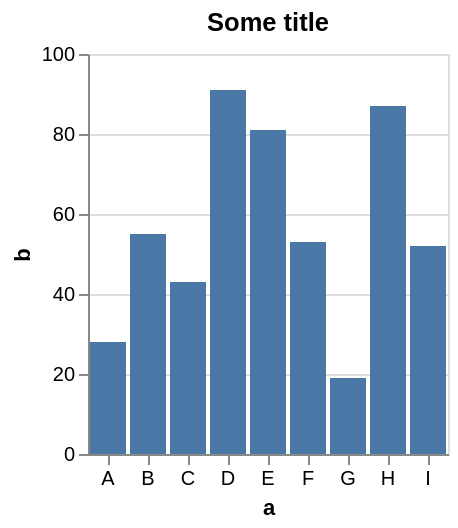

The Vega-Lite source for this figure:
### Vega specification from a JSON file in a GitHub repository (floating-point values rounded to 4 significant figures)
{"$schema": "https://vega.github.io/schema/vega/v5.json", "background": "white", "padding": 5, "height": 200, "title": {"text": "Some title", "frame": "group"}, "style": "cell", "data": [{"name": "source_0", "values": [{"a": "A", "b": 28}, {"a": "B", "b": 55}, {"a": "C", "b": 43}, {"a": "D", "b": 91}, {"a": "E", "b": 81}, {"a": "F", "b": 53}, {"a": "G", "b": 19}, {"a": "H", "b": 87}, {"a": "I", "b": 52}]}, {"name": "data_0", "source": "source_0", "transform": [{"type": "stack", "groupby": ["a"], "field": "b", "sort": {"field": [], "order": []}, "as": ["b_start", "b_end"], "offset": "zero"}, {"type": "filter", "expr": "isValid(datum[\"b\"]) && isFinite(+datum[\"b\"])"}]}], "signals": [{"name": "x_step", "value": 20}, {"name": "width", "update": "bandspace(domain('x').length, 0.1, 0.05) * x_step"}], "marks": [{"name": "marks", "type": "rect", "style": ["bar"], "from": {"data": "data_0"}, "encode": {"update": {"fill": {"value": "#4c78a8"}, "ariaRoleDescription": {"value": "bar"}, "description": {"signal": "\"a: \" + (isValid(datum[\"a\"]) ? datum[\"a\"] : \"\"+datum[\"a\"]) + \"; b: \" + (format(datum[\"b\"], \"\"))"}, "x": {"scale": "x", "field": "a"}, "width": {"signal": "max(0.25, bandwidth('x'))"}, "y": {"scale": "y", "field": "b_end"}, "y2": {"scale": "y", "field": "b_start"}}}}], "scales": [{"name": "x", "type": "band", "domain": {"data": "data_0", "field": "a", "sort": true}, "range": {"step": {"signal": "x_step"}}, "paddingInner": 0.1, "paddingOuter": 0.05}, {"name": "y", "type": "linear", "domain": {"data": "data_0", "fields": ["b_start", "b_end"]}, "range": [{"signal": "height"}, 0], "nice": true, "zero": true}], "axes": [{"scale": "y", "orient": "left", "gridScale": "x", "grid": true, "tickCount": {"signal": "ceil(height/40)"}, "domain": false, "labels": false, "aria": false, "maxExtent": 0, "minExtent": 0, "ticks": false, "zindex": 0}, {"scale": "x", "orient": "bottom", "grid": false, "title": "a", "labelAngle": 0, "labelBaseline": "top", "zindex": 0}, {"scale": "y", "orient": "left", "grid": false, "title": "b", "labelOverlap": true, "tickCount": {"signal": "ceil(height/40)"}, "zindex": 0}], "config": {"style": {"group-title": {"fontSize": 12.75}}}}
